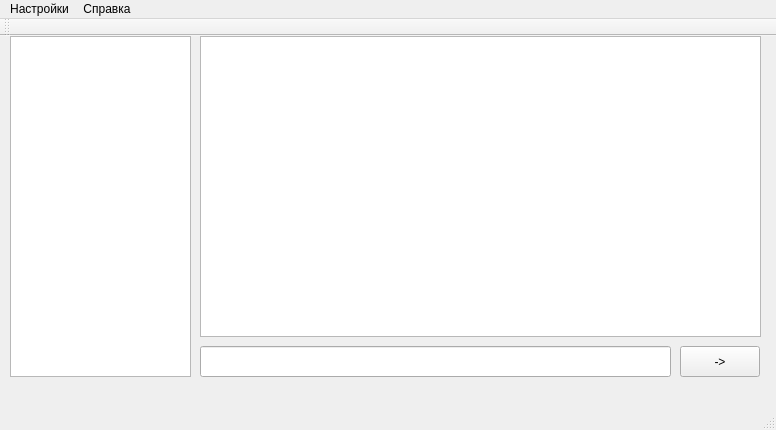
<?xml version="1.0" encoding="UTF-8"?>
<ui version="4.0">
 <class>MainWindow</class>
 <widget class="QMainWindow" name="MainWindow">
  <property name="enabled">
   <bool>true</bool>
  </property>
  <property name="geometry">
   <rect>
    <x>0</x>
    <y>0</y>
    <width>776</width>
    <height>430</height>
   </rect>
  </property>
  <property name="sizePolicy">
   <sizepolicy hsizetype="Minimum" vsizetype="Minimum">
    <horstretch>0</horstretch>
    <verstretch>0</verstretch>
   </sizepolicy>
  </property>
  <property name="mouseTracking">
   <bool>false</bool>
  </property>
  <property name="windowTitle">
   <string>MainWindow</string>
  </property>
  <widget class="QWidget" name="centralWidget">
   <property name="enabled">
    <bool>true</bool>
   </property>
   <property name="sizePolicy">
    <sizepolicy hsizetype="Minimum" vsizetype="Minimum">
     <horstretch>0</horstretch>
     <verstretch>0</verstretch>
    </sizepolicy>
   </property>
   <property name="minimumSize">
    <size>
     <width>605</width>
     <height>357</height>
    </size>
   </property>
   <widget class="QTextBrowser" name="textBrowser">
    <property name="geometry">
     <rect>
      <x>200</x>
      <y>0</y>
      <width>561</width>
      <height>301</height>
     </rect>
    </property>
    <property name="sizePolicy">
     <sizepolicy hsizetype="Ignored" vsizetype="Ignored">
      <horstretch>0</horstretch>
      <verstretch>0</verstretch>
     </sizepolicy>
    </property>
   </widget>
   <widget class="QPushButton" name="pushButton">
    <property name="geometry">
     <rect>
      <x>680</x>
      <y>310</y>
      <width>80</width>
      <height>31</height>
     </rect>
    </property>
    <property name="text">
     <string>-&gt;</string>
    </property>
   </widget>
   <widget class="QLineEdit" name="lineEdit">
    <property name="geometry">
     <rect>
      <x>200</x>
      <y>310</y>
      <width>471</width>
      <height>31</height>
     </rect>
    </property>
    <property name="mouseTracking">
     <bool>false</bool>
    </property>
   </widget>
   <widget class="QListView" name="listView">
    <property name="geometry">
     <rect>
      <x>10</x>
      <y>0</y>
      <width>181</width>
      <height>341</height>
     </rect>
    </property>
   </widget>
  </widget>
  <widget class="QMenuBar" name="menuBar">
   <property name="enabled">
    <bool>true</bool>
   </property>
   <property name="geometry">
    <rect>
     <x>0</x>
     <y>0</y>
     <width>776</width>
     <height>26</height>
    </rect>
   </property>
   <property name="mouseTracking">
    <bool>false</bool>
   </property>
   <widget class="QMenu" name="menu">
    <property name="title">
     <string>Справка</string>
    </property>
    <addaction name="about"/>
    <addaction name="Help"/>
   </widget>
   <widget class="QMenu" name="menu_2">
    <property name="title">
     <string>Настройки</string>
    </property>
    <addaction name="addUser"/>
    <addaction name="quit"/>
   </widget>
   <addaction name="menu_2"/>
   <addaction name="menu"/>
  </widget>
  <widget class="QToolBar" name="mainToolBar">
   <property name="enabled">
    <bool>true</bool>
   </property>
   <attribute name="toolBarArea">
    <enum>TopToolBarArea</enum>
   </attribute>
   <attribute name="toolBarBreak">
    <bool>false</bool>
   </attribute>
  </widget>
  <widget class="QStatusBar" name="statusBar">
   <property name="enabled">
    <bool>true</bool>
   </property>
  </widget>
  <action name="about">
   <property name="checkable">
    <bool>false</bool>
   </property>
   <property name="checked">
    <bool>false</bool>
   </property>
   <property name="text">
    <string>О создателе</string>
   </property>
  </action>
  <action name="Help">
   <property name="checkable">
    <bool>false</bool>
   </property>
   <property name="text">
    <string notr="true">Справка</string>
   </property>
  </action>
  <action name="addUser">
   <property name="text">
    <string>Редактирование профиля</string>
   </property>
  </action>
  <action name="quit">
   <property name="text">
    <string>Выйти</string>
   </property>
  </action>
 </widget>
 <layoutdefault spacing="6" margin="11"/>
 <resources/>
 <connections/>
</ui>
